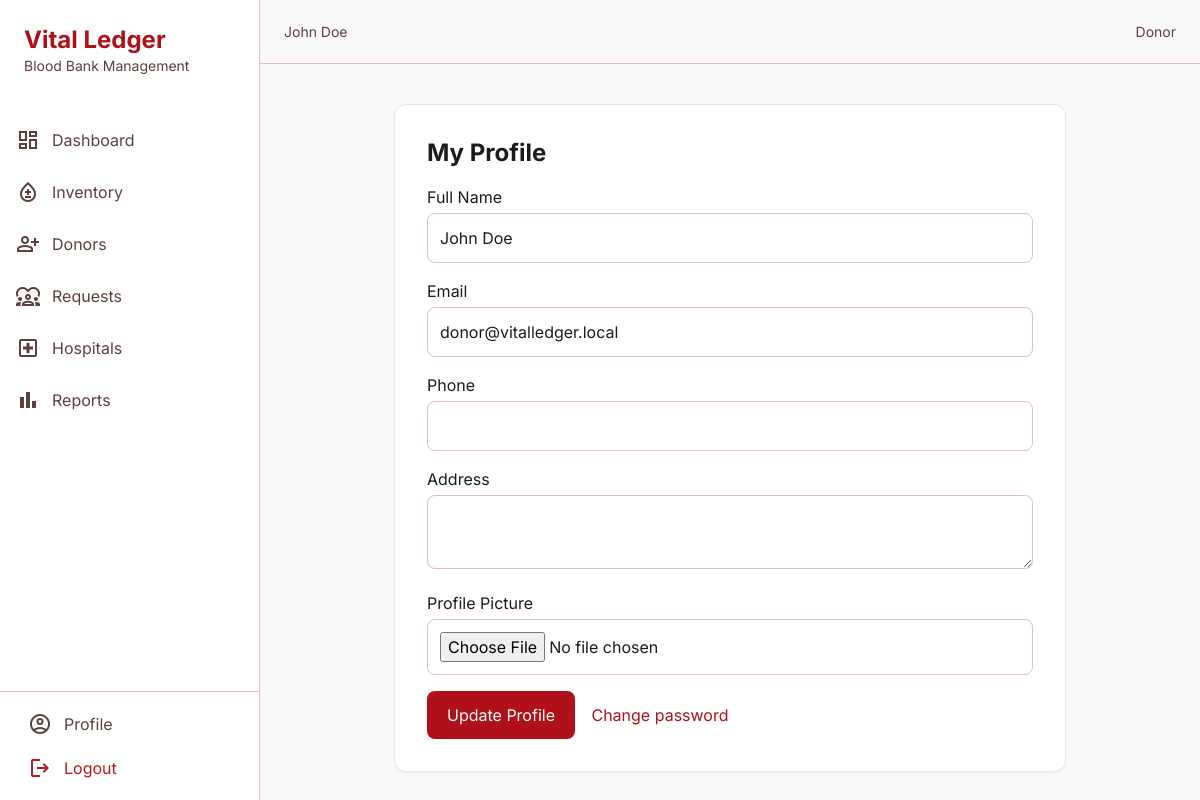
/profile (signed in), run on the app's committed database.
### app/models/models.py (models this page shows, shortened)
class User(db.Model, UserMixin):
    __tablename__ = "users"
    id = db.Column(db.Integer, primary_key=True)
    full_name = db.Column(db.String(120), nullable=False)
    email = db.Column(db.String(120), unique=True, nullable=False)
    password_hash = db.Column(db.String(255), nullable=False)
    role = db.Column(db.String(20), nullable=False, default=UserRole.DONOR.value)
    phone = db.Column(db.String(30))
    address = db.Column(db.Text)
    profile_picture = db.Column(db.String(255))
    is_active = db.Column(db.Boolean, default=True)
    email_verified = db.Column(db.Boolean, default=False)
    created_at = db.Column(db.DateTime, default=datetime.utcnow)
    donor_profile = db.relationship("Donor", back_populates="user", uselist=False)
    hospital = db.relationship("Hospital", back_populates="user", uselist=False)

### app/admin/routes.py (the view, shortened to what this page needs)
@admin_bp.route("/profile", methods=["GET", "POST"])
@login_required
def profile():
    form = ProfileForm(obj=current_user)
    return render_template("admin/profile.html", form=form)

### app/forms/forms.py
class ProfileForm(FlaskForm):
    full_name = StringField("Full Name", validators=[DataRequired()])
    email = StringField("Email", validators=[DataRequired()])
    phone = StringField("Phone")
    address = TextAreaField("Address")
    profile_picture = FileField("Profile Picture", validators=[FileAllowed(["jpg", "jpeg", "png", "gif"], "Images only!")])
    submit = SubmitField("Update Profile")

### app/templates/admin/profile.html (shortened to what this page needs)
{% extends 'base.html' %}
{% block content %}
<div class="max-w-2xl mx-auto bg-surface-container-lowest rounded-xl border p-8 shadow-sm">
  <h2 class="text-2xl font-bold mb-4">My Profile</h2>
  <form method="post" enctype="multipart/form-data" novalidate>
    <div class="space-y-4">
      <div>{{ form.full_name.label(class_='block mb-1') }}{{ form.full_name(class_='w-full rounded-lg border border-outline-variant p-3') }}</div>
      <div>{{ form.email.label(class_='block mb-1') }}{{ form.email(class_='w-full rounded-lg border border-outline-variant p-3') }}</div>
      <div>{{ form.phone.label(class_='block mb-1') }}{{ form.phone(class_='w-full rounded-lg border border-outline-variant p-3') }}</div>
      <div>{{ form.address.label(class_='block mb-1') }}{{ form.address(class_='w-full rounded-lg border border-outline-variant p-3') }}</div>
      <div>{{ form.profile_picture.label(class_='block mb-1') }}{{ form.profile_picture(class_='w-full rounded-lg border border-outline-variant p-3') }}</div>
      <button type="submit" class="bg-primary text-on-primary px-5 py-3 rounded-lg">{{ form.submit.label.text }}</button>
      <a href="{{ url_for('admin.change_password') }}" class="ml-3 text-primary">Change password</a>
    </div>
  </form>
</div>
{% endblock %}

### app/templates/base.html (shortened to what this page needs)
<!DOCTYPE html>
<html lang="en" class="light">
  <head>
    <script src="https://cdn.tailwindcss.com?plugins=forms,container-queries"></script>
    <script id="tailwind-config">
      tailwind.config = {
        darkMode: "class",
        theme: { extend: {
          colors: {
            "surface-bright": "#f9f9f9",
            "inverse-primary": "#ffb3ac",
            "on-primary-fixed-variant": "#930010",
            "secondary-fixed-dim": "#a5c8ff",
            "secondary-container": "#54a0fe",
            "on-primary-fixed": "#410003",
            "on-tertiary": "#ffffff",
            "background": "#f9f9f9",
            "on-error-container": "#93000a",
            "primary-fixed-dim": "#ffb3ac",
            "surface-tint": "#ba1a20",
            "secondary-fixed": "#d4e3ff",
            "tertiary-fixed-dim": "#82db7e",
            "primary": "#af101a",
            "on-primary-container": "#fff2f0",
            "on-secondary-fixed-variant": "#004786",
            "on-tertiary-fixed": "#002204",
            "surface-dim": "#dadada",
            "on-primary": "#ffffff",
            "outline-variant": "#e4beba",
            "inverse-surface": "#2f3131",
            "secondary": "#005faf",
            "outline": "#8f6f6c",
            "on-tertiary-fixed-variant": "#005312",
            "surface-container-high": "#e8e8e8",
            "on-tertiary-container": "#daffd1",
            "tertiary-container": "#298030",
            "on-surface": "#1a1c1c",
            "on-surface-variant": "#5b403d",
            "error-container": "#ffdad6",
            "tertiary": "#016619",
            "primary-container": "#d32f2f",
            "surface-container-lowest": "#ffffff",
            "error": "#ba1a1a",
            "on-error": "#ffffff",
            "on-secondary-fixed": "#001c3a",
            "on-secondary": "#ffffff",
            "surface-container-low": "#f3f3f3",
            "on-background": "#1a1c1c",
            "surface-variant": "#e2e2e2",
            "inverse-on-surface": "#f1f1f1",
            "primary-fixed": "#ffdad6",
            "surface": "#f9f9f9",
            "surface-container": "#eeeeee",
            "on-secondary-container": "#003567",
            "tertiary-fixed": "#9df898",
            "surface-container-highest": "#e2e2e2"
          },
          spacing: { gutter: "24px", sidebarWidth: "260px" },
          fontFamily: { Inter: ["Inter", "sans-serif"] }
        }}}
    </script>
  </head>
  <body class="bg-background text-on-surface">
    <aside class="fixed h-full w-[260px] left-0 top-0 flex flex-col bg-surface-container-lowest shadow-sm border-r border-outline-variant z-50">
      <div class="p-6">
        <h1 class="font-bold text-primary text-2xl">Vital Ledger</h1>
        <p class="text-sm text-on-surface-variant">Blood Bank Management</p>
      </div>
      <nav class="flex-1 mt-4 space-y-1">
        <a class="flex items-center gap-3 py-3 px-4 hover:bg-surface-container-high transition-colors {% if request.endpoint == 'admin.dashboard' %}text-primary font-bold border-l-4 border-primary bg-surface-container-low{% else %}text-on-surface-variant{% endif %}" href="{{ url_for('admin.dashboard') }}"><span class="material-symbols-outlined">dashboard</span>Dashboard</a>
        <a class="flex items-center gap-3 py-3 px-4 hover:bg-surface-container-high transition-colors {% if request.endpoint.startswith('inventory') %}text-primary font-bold border-l-4 border-primary bg-surface-container-low{% else %}text-on-surface-variant{% endif %}" href="{{ url_for('inventory.inventory') }}"><span class="material-symbols-outlined">bloodtype</span>Inventory</a>
        <a class="flex items-center gap-3 py-3 px-4 hover:bg-surface-container-high transition-colors {% if request.endpoint.startswith('donor') %}text-primary font-bold border-l-4 border-primary bg-surface-container-low{% else %}text-on-surface-variant{% endif %}" href="{{ url_for('donor.donors') }}"><span class="material-symbols-outlined">person_add</span>Donors</a>
        <a class="flex items-center gap-3 py-3 px-4 hover:bg-surface-container-high transition-colors {% if request.endpoint.startswith('request') %}text-primary font-bold border-l-4 border-primary bg-surface-container-low{% else %}text-on-surface-variant{% endif %}" href="{{ url_for('request.requests') }}"><span class="material-symbols-outlined">diversity_1</span>Requests</a>
        <a class="flex items-center gap-3 py-3 px-4 hover:bg-surface-container-high transition-colors {% if request.endpoint.startswith('hospital') %}text-primary font-bold border-l-4 border-primary bg-surface-container-low{% else %}text-on-surface-variant{% endif %}" href="{{ url_for('hospital.hospitals') }}"><span class="material-symbols-outlined">local_hospital</span>Hospitals</a>
        <a class="flex items-center gap-3 py-3 px-4 hover:bg-surface-container-high transition-colors {% if request.endpoint.startswith('reports') %}text-primary font-bold border-l-4 border-primary bg-surface-container-low{% else %}text-on-surface-variant{% endif %}" href="{{ url_for('reports.reports') }}"><span class="material-symbols-outlined">bar_chart</span>Reports</a>
      </nav>
      <div class="border-t border-outline-variant p-3 space-y-1">
        <a class="flex items-center gap-3 py-2 px-4 text-on-surface-variant hover:bg-surface-container-high transition-colors rounded-lg" href="{{ url_for('admin.profile') }}"><span class="material-symbols-outlined">account_circle</span>Profile</a>
        <a class="flex items-center gap-3 py-2 px-4 text-error hover:bg-error-container transition-colors rounded-lg" href="{{ url_for('auth.logout') }}"><span class="material-symbols-outlined">logout</span>Logout</a>
      </div>
    </aside>
    <header class="fixed top-0 right-0 w-[calc(100%-260px)] h-16 bg-surface-bright border-b border-outline-variant z-40 flex justify-between items-center px-6">
      <div class="text-sm text-on-surface-variant">{{ current_user.full_name if current_user.is_authenticated else 'Guest' }}</div>
      <div class="flex items-center gap-3">
        <span class="text-sm text-on-surface-variant">{{ current_user.role|title if current_user.is_authenticated else '' }}</span>
      </div>
    </header>
    <main class="ml-[260px] pt-20 min-h-screen">
      <div class="p-6 max-w-7xl mx-auto">
        {% block content %}{% endblock %}
      </div>
    </main>
  </body>
</html>

### app/templates/base.html (style rules this page uses)
body { font-family: 'Inter', sans-serif; }
.material-symbols-outlined { font-variation-settings: 'FILL' 0, 'wght' 400, 'GRAD' 0, 'opsz' 24; vertical-align: middle; }

### data on the page
User: is_active+full_name "John Doe", role "Donor", full_name "John Doe", email "donor@vitalledger.local"
